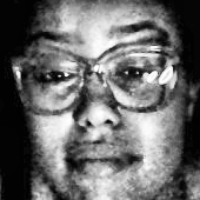
#> input picture faces/CLAUFOGUEETE_L1_1762566388926.png, 200 x 200 px
$ python -i face_utils.py   (imports and definitions only)
#> lines starting #> are read from the running program, lines starting #| are printed output that depends on the picture
#> further down, picture is the input picture: shape (200, 200, 3); min 0, max 255, mean 106.2
import os
import time
import cv2
import numpy as np

# Base = pasta onde está este arquivo (raiz do projeto)
BASE_DIR = os.path.dirname(os.path.abspath(__file__))

# Caminhos (sempre apontam para a RAIZ do projeto)
FACES_DIR_ABS = os.path.join(BASE_DIR, "faces")         # absoluto para salvar/acessar
FACES_DIR_REL = "faces"                                  # relativo para gravar no DB
MODEL_PATH = os.path.join(BASE_DIR, "lbph_model.yml")
LABELS_PATH = os.path.join(BASE_DIR, "labels.txt")

# Haar Cascade (vem com OpenCV)
CASCADE = cv2.CascadeClassifier(cv2.data.haarcascades + "haarcascade_frontalface_default.xml")

# Parâmetros LBPH
LBPH_RADIUS = 2            # levemente maior (mais textura)
LBPH_NEIGHBORS = 8
LBPH_GRID_X = 8
LBPH_GRID_Y = 8
LBPH_THRESHOLD = 70.0      # fallback global (se não usar por nível)

# OPCIONAL: thresholds por nível (se quiser endurecer no app.py)
# use: from face_utils import PER_LEVEL_THR
PER_LEVEL_THR = {1: 62.0, 2: 56.0, 3: 52.0}

def ensure_dirs():
    os.makedirs(FACES_DIR_ABS, exist_ok=True)

# [1 line not run here, left out]

# [15 lines left out: functions _to_abs, _to_rel, not called in this run]

# --------- Pré-processamentos para robustez (iluminação/contraste) ----------
def _clahe(gray: np.ndarray) -> np.ndarray:
    # Equalização adaptativa melhora contraste em baixa luz / alto brilho
    clahe = cv2.createCLAHE(clipLimit=2.0, tileGridSize=(8, 8))
    return clahe.apply(gray)

def _norm_0_255(gray: np.ndarray) -> np.ndarray:
    # Normaliza para [0,255] preservando contraste
    g = cv2.normalize(gray, None, 0, 255, cv2.NORM_MINMAX)
    return g.astype("uint8")

# --------------------------- Detecção de rosto ------------------------------
def detect_face(img_bgr):
    """
    Retorna (ROI_200x200_gray, bbox) do maior rosto detectado.
    Aplica CLAHE para robustez. bbox no formato (x,y,w,h) em ints.
    """
    if img_bgr is None or img_bgr.size == 0:
        return None, None

    gray = cv2.cvtColor(img_bgr, cv2.COLOR_BGR2GRAY)
    gray = _clahe(gray)  # ajuda a detecção com variação de luz
#> in _clahe, `return clahe.apply(gray)`:
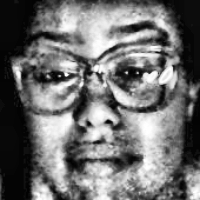
#> returned value: shape (200, 200); min 0, max 255, mean 111.6

    faces = CASCADE.detectMultiScale(
        gray,
        scaleFactor=1.1,
        minNeighbors=5,
        minSize=(60, 60)
    )
#> faces = [[18, 88, 64, 64]]
    if len(faces) == 0:
        return None, None

    # pega o maior rosto
    x, y, w, h = sorted(faces, key=lambda b: b[2] * b[3], reverse=True)[0]
#> x = 18; y = 88; w = 64; h = 64
    roi = gray[y:y + h, x:x + w]
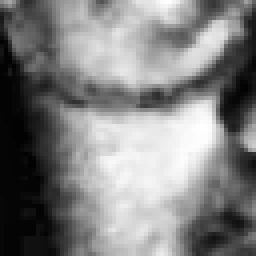
#> roi: shape (64, 64) (shown 4 times larger); min 2, max 255, mean 128.3
    roi = cv2.resize(roi, (200, 200))
#> roi: shape (200, 200)

    # normalizações adicionais no patch de rosto
    roi = _clahe(roi)
#> in _clahe (call 2), `return clahe.apply(gray)`:
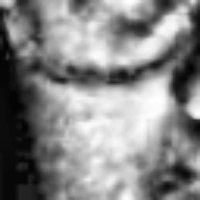
#> returned value: shape (200, 200); min 3, max 255, mean 133.5
    roi = _norm_0_255(roi)

    return roi, (int(x), int(y), int(w), int(h))

def get_recognizer():
    recognizer = cv2.face.LBPHFaceRecognizer_create(
        radius=LBPH_RADIUS,
        neighbors=LBPH_NEIGHBORS,
        grid_x=LBPH_GRID_X,
        grid_y=LBPH_GRID_Y
    )
    return recognizer

# ------------------------------- Treino ------------------------------------
# [75 lines left out: functions train_model, load_label_map, not called in this run]

# ------------------------------ Predição ------------------------------------
def predict_face(img_bgr):
    """
    Prediz (label, confidence, bbox) para o maior rosto detectado.
    Se não houver modelo, tenta treinar. Se nada der, retorna (None, None, None).
    """
    roi, bbox = detect_face(img_bgr)
#> bbox = (18, 88, 64, 64)
    if roi is None:
        return None, None, None

    recognizer = get_recognizer()
    if not os.path.exists(MODEL_PATH):
        ok = train_model()
        if not ok:
            return None, None, bbox

    recognizer.read(MODEL_PATH)
    label, confidence = recognizer.predict(roi)
#> label = 1; confidence = 106.1
    return label, float(confidence), bbox

# ------------------------------ Cadastro ------------------------------------
# [22 lines left out: function save_face_image, not called in this run]

>>> import cv2
>>> picture = cv2.imread('faces/CLAUFOGUEETE_L1_1762566388926.png')
>>> result = predict_face(picture)
#> result = (1, 106.1, (18, 88, 64, 64))

$ run again, on faces/GuilhermeSilvadosSantos_L3_1762563200235.png
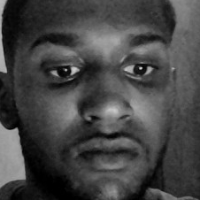
#> input picture faces/GuilhermeSilvadosSantos_L3_1762563200235.png, 200 x 200 px
#> picture is the input picture: shape (200, 200, 3); min 0, max 209, mean 68.8
#> in _clahe, `return clahe.apply(gray)`:
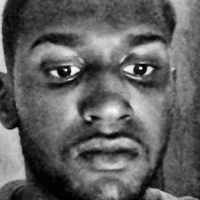
#> returned value: shape (200, 200); min 1, max 251, mean 96.7
#> faces = [[10, 8, 186, 186]]
#> x = 10; y = 8; w = 186
#> in _clahe (call 2), `return clahe.apply(gray)`:
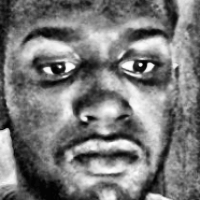
#> returned value: shape (200, 200); min 1, max 255, mean 120.9
#> bbox = (10, 8, 186, 186)
#> label = 1; confidence = 76
#> result = (1, 76, (10, 8, 186, 186))
